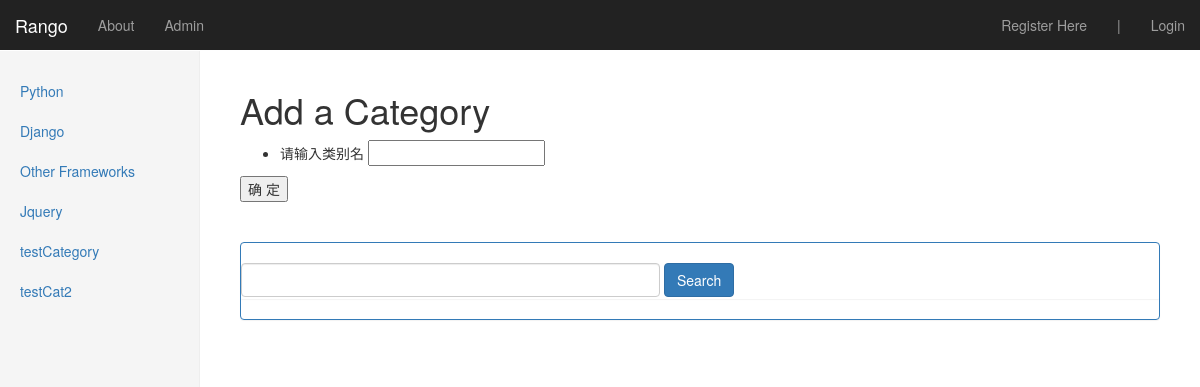
Screenshot of /rango/add_category/ with the database file from the repository.
### rango/models.py (models this page shows, shortened)
class Category(models.Model):
    name = models.CharField(max_length=128, unique=True)
    views = models.IntegerField(default=0)
    likes = models.IntegerField(default=0)
    slug = models.SlugField(unique=True)  # 将name中的空格换成-

### rango/views.py (the view)
def add_category(request):
    if request.method == 'POST':
        form = CategoryForm(request.POST)
        if form.is_valid():
            form.save(commit=True)
            return index(request)
        else:
            print(form.errors)
    else:
        form = CategoryForm()
    return render(request, 'rango/add_catrgory.html', {'form': form})

### rango/forms.py (shortened to what this page needs)
class CategoryForm(forms.ModelForm):
    name = forms.CharField(max_length=128, help_text='请输入类别名')
    views = forms.IntegerField(widget=forms.HiddenInput(), initial=0)
    likes = forms.IntegerField(widget=forms.HiddenInput(), initial=0)
    slug = forms.CharField(widget=forms.HiddenInput(),required=False)
    class Meta:
        model = Category
        fields = ('name',)

### rango/templatetags/rango_extras.py (called while the page is built)
@register.inclusion_tag('rango/cats.html')
def get_category_list(cat=None):
    return {'cats': Category.objects.all(), 'act_cat': cat}

### rango/templates/rango/add_catrgory.html (shortened to what this page needs)
{% extends 'rango/base.html' %}
{% block body_block %}
    <h1>Add a Category</h1>
    <form id="category_form" method="post" action="">
        <ul>
        {% for field in form.visible_fields %}
            <li>{{ field.errors }}
            {{ field.help_text }}
            {{ field }}</li>
        {% endfor %}
        </ul>
        <input type="submit" name="submit" value="确 定" />
    </form>
{% endblock %}

### rango/templates/rango/cats.html
{% if cats %}
    <ul class="nav nav-sidebar">
    {% for c in cats %}
        {% if c == act_cat %}
            <li class="active">
        {% else %}
            <li>
        {% endif %}
        <a href="{% url 'category'  c.slug %}">{{ c.name }}</a></li>
    {% endfor %}
    </ul>
{% else %}
    <li> <strong >There are no category present.</strong></li>
{% endif %}

### rango/static/css/dashboard.css (style rules this page uses)
body { padding-top: 50px; }
.nav-sidebar { margin-right: -21px; margin-bottom: 20px; margin-left: -20px; }
.nav-sidebar > li > a { padding-right: 20px; padding-left: 20px; }

### rows the page displays
Category: name "Python"
Category: name "Django"
Category: name "Other Frameworks"
Category: name "Jquery"
Category: name "testCategory"
Category: name "testCat2"

### other values shown
{{ field.help_text }} "请输入类别名"
